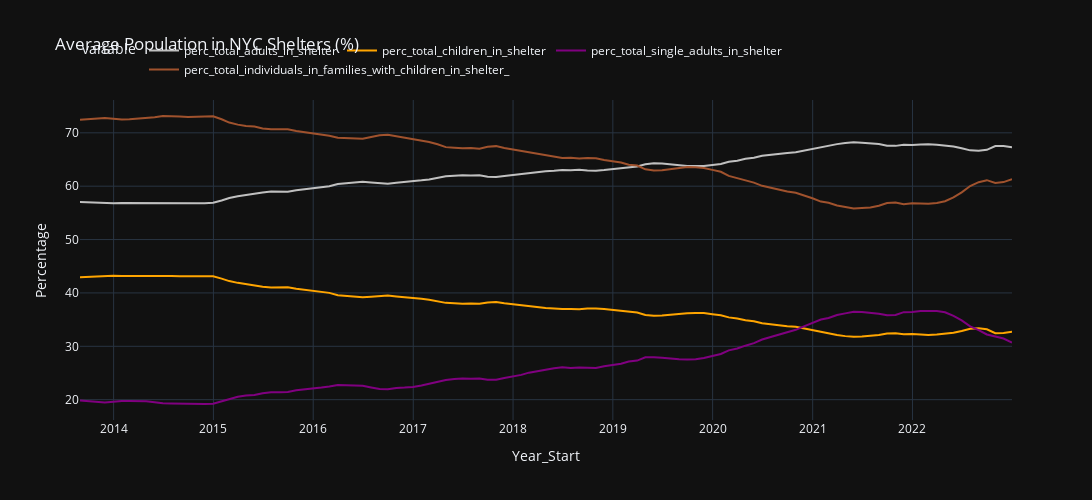

This figure's notebook cell:
### Code cell
desired_columns = [0,1,2,3,4,5,6,7,8,9,10]
start_date = datetime.datetime(2013, 1, 1)
end_date = datetime.datetime(2022, 12, 31)

# Convert index values to datetime
filtered_data = get_columns(monthly_avg_df,desired_columns)

# Apply date filter
filtered_data = filtered_data[filtered_data.index.to_series().apply(get_date, start_date=start_date, end_date=end_date)]
filtered_data.reset_index(inplace=True)
filtered_data

# Set the template to 'plotly_dark'
pio.templates.default = "plotly_dark"

# Create the bar chart
fig = px.line(filtered_data, x='date_of_census', y=['perc_total_adults_in_shelter', 'perc_total_children_in_shelter','perc_total_single_adults_in_shelter','perc_total_individuals_in_families_with_children_in_shelter_',],
             color_discrete_sequence=['silver', 'orange','purple','sienna'],
             labels={'date_of_census': 'Year_Start', 'value': 'Percentage'},
             title='Average Population in NYC Shelters (%)',
             
             )

# Customize the layout if needed
fig.update_layout( xaxis_tickangle=0,
                  legend=dict(orientation='h', yanchor='bottom', y=1.05, xanchor='left', x=0),
                  xaxis=dict(tickmode='auto', tickformat='%Y'),
                  width=1500,  # Set the desired width of the figure
                  height=500  # Set the desired height of the figure
                  )

# Add data labels
texts = [filtered_data['perc_total_adults_in_shelter'].apply(lambda x: f'{round(x)}%'),
         filtered_data['perc_total_children_in_shelter'].apply(lambda x: f'{round(x)}%')]
for i, t in enumerate(texts):
    fig.data[i].text = t

# Display the plot
fig.show()
